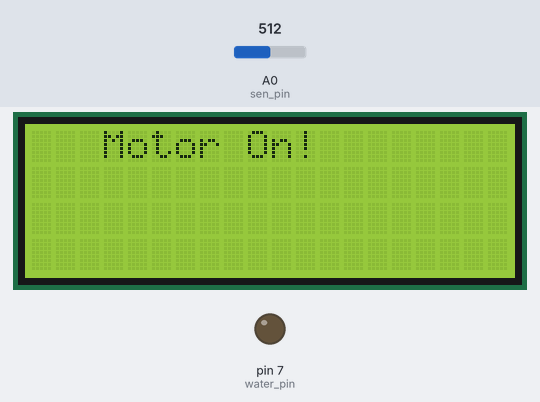
Bench run of a sketch on a simulated Arduino Uno, built with avr-gcc and run on an emulated ATmega328P. Parts: 20×4 character LCD, output pins drawn as LEDs (lit = HIGH). The inputs (shaded band) are chosen by the test bench; at power-on: A0 (sen_pin) = 512.

Above: at 1.3 s.
1.4 s: A0 (sen_pin) set to 903
4.9 s: A0 (sen_pin) set to 929
At 7.1 s:
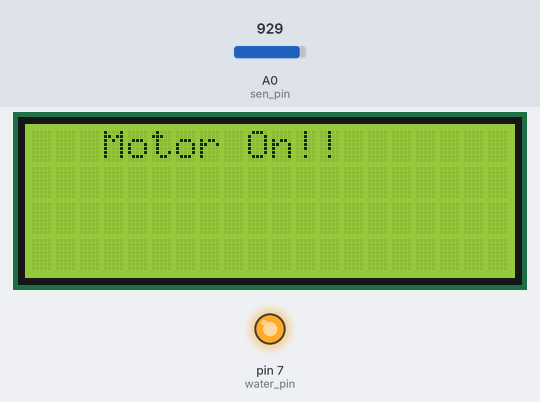
7.6 s: A0 (sen_pin) set to 827
11.0 s: A0 (sen_pin) set to 797
At 13.3 s:
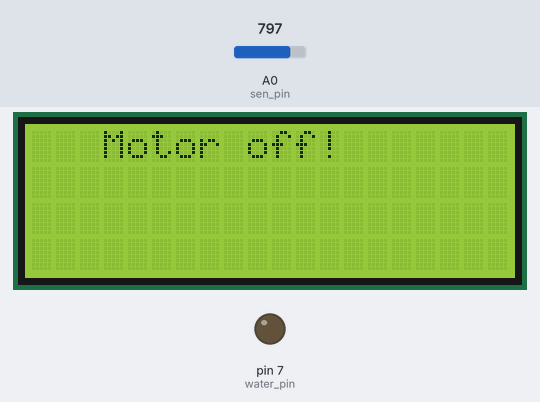
13.7 s: A0 (sen_pin) set to 1023
At 16.2 s:
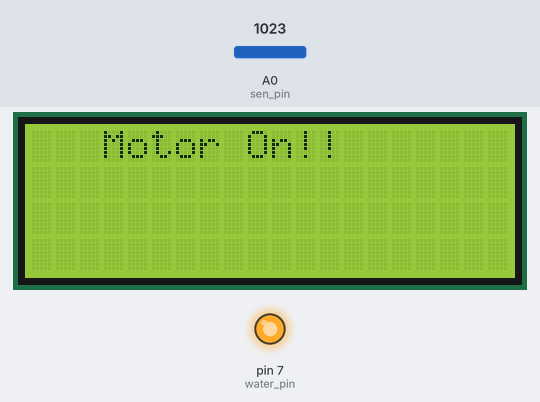
17.3 s: A0 (sen_pin) set to 716
At 20.3 s:
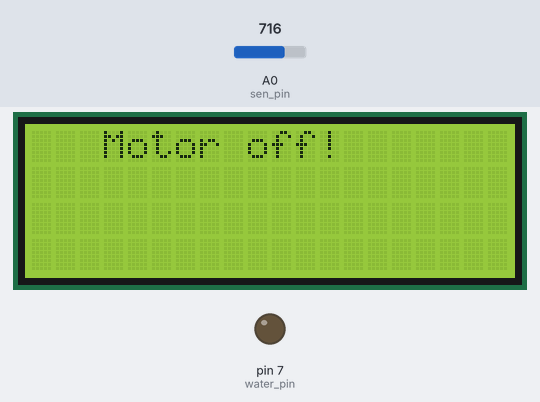
Timing chart, 0 to 21.8 s (numbered marks = the images above; inputs shaded):
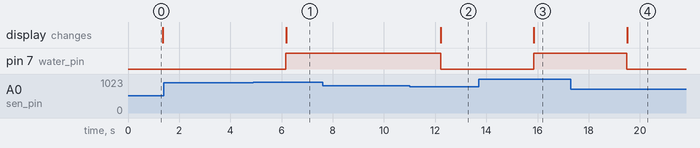

Measured:
- the behaviour switches between 921 and 922 on A0 (sen_pin) (found by bisection; images 0 and 1)
- the behaviour switches between 809 and 808 on A0 (sen_pin) (found by bisection; images 1 and 2)
- after the input at 1.4 s, every drawn part: stays the same
- after the input at 4.9 s, pin 7 (water_pin): LOW → HIGH after 1.3 s; the display: changes after 1.3 s (image 1)
- after the input at 7.6 s, every drawn part: stays the same
- after the input at 11.0 s, pin 7 (water_pin): HIGH → LOW after 1.2 s; the display: changes after 1.2 s (image 2)
- after the input at 13.7 s, pin 7 (water_pin): LOW → HIGH after 2.2 s; the display: changes after 2.2 s (image 3)
- after the input at 17.3 s, pin 7 (water_pin): HIGH → LOW after 2.2 s; the display: changes after 2.2 s (image 4)

The sketch:

smartagri.ino
```cpp
#include <Wire.h>
#include <LiquidCrystal_I2C.h>
#include <SoftwareSerial.h>
LiquidCrystal_I2C lcd(0x27,20,4);
int water_pin = 7;
float soilraw = 0.0;
float soilmoist= 0.0;
int sen_pin = A0;
int average; int val;
int readval=0;
int serialA=0;
void setup (){
  Serial.begin(9600);
  pinMode(sen_pin,INPUT);
  pinMode(1,OUTPUT);
  pinMode(7,OUTPUT);
   lcd.init();                      // initialize the lcd
  lcd.init();
  lcd.backlight();
  lcd.setCursor(3,0);
  lcd.print("Motor On!");

  }
  void loop(){


      soilraw = analogRead(sen_pin);
      soilmoist=map(soilraw,1024,0,0,100);
      for (int i=0; i<160; i++)
      { average = average + soilmoist; }
      val = average/160;
      average = 0;
      delay(1200);
      if(val<10)
      { digitalWrite(water_pin,HIGH);
       lcd.setCursor(3,0);
       lcd.print("Motor On!");
      }
      if(val>20)
      { digitalWrite(water_pin,LOW);
       lcd.setCursor(3,0);
       lcd.print("Motor off!");}
}
```
